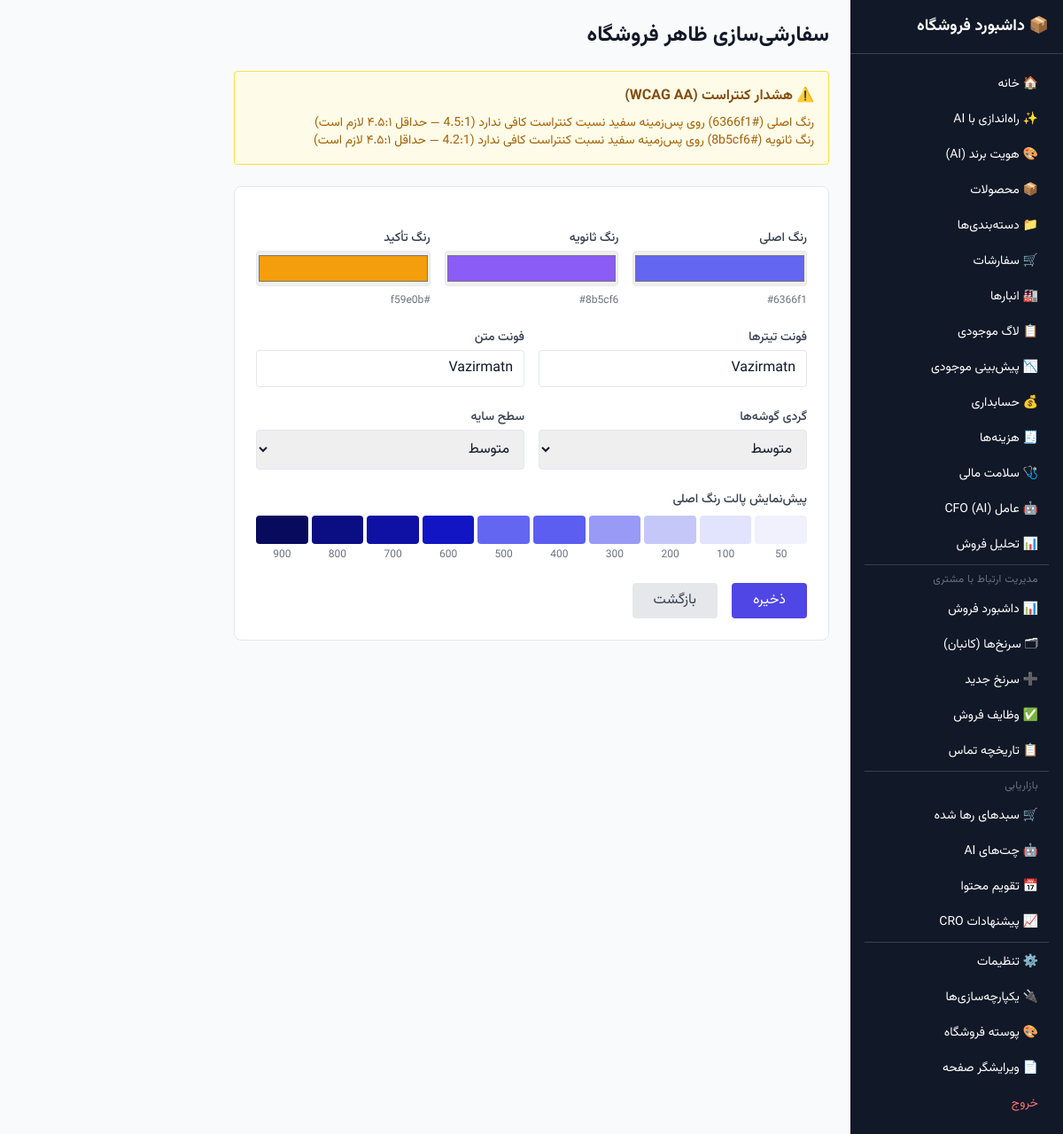
The page /dashboard/theme/customize/ (signed in) on the database its author committed.
### core/models.py (models this page shows, shortened)
class StoreTheme(models.Model):
    class RadiusScale(models.TextChoices):
        NONE = "none", "بدون گردی"
        SM = "sm", "کم"
        MD = "md", "متوسط"
        LG = "lg", "زیاد"
        XL = "xl", "خیلی زیاد"
        FULL = "full", "کامل"
    class ShadowLevel(models.TextChoices):
        NONE = "none", "بدون سایه"
        SM = "sm", "سبک"
        MD = "md", "متوسط"
        LG = "lg", "سنگین"
        XL = "xl", "خیلی سنگین"
    store = models.OneToOneField(Store, on_delete=models.CASCADE, related_name="theme")
    theme_preset = models.ForeignKey(
        "ThemePreset", on_delete=models.SET_NULL, null=True, blank=True, related_name="stores"
    )
    primary_color = models.CharField(max_length=7, default="#6366f1")
    secondary_color = models.CharField(max_length=7, default="#8b5cf6")
    accent_color = models.CharField(max_length=7, default="#f59e0b")
    heading_font = models.CharField(max_length=100, default="Vazirmatn", help_text="فونت تیترها")
    body_font = models.CharField(max_length=100, default="Vazirmatn", help_text="فونت متن")
    radius_scale = models.CharField(max_length=10, choices=RadiusScale.choices, default=RadiusScale.MD)
    shadow_level = models.CharField(max_length=10, choices=ShadowLevel.choices, default=ShadowLevel.MD)
    custom_css = models.TextField(blank=True, default="", help_text="CSS سفارشی (حداکثر ۵۰ کیلوبایت)")
    version = models.PositiveIntegerField(default=1)
    created_at = models.DateTimeField(auto_now_add=True)
    updated_at = models.DateTimeField(auto_now=True)
    class Meta:
        db_table = "store_themes"

### dashboard/views.py (the view, shortened to what this page needs)
# urls.py: path("theme/customize/", views.ThemeCustomizeView.as_view(), name="theme-customize"),
class ThemeCustomizeView(StoreAccessMixin, TemplateView):
    template_name = "dashboard/theme_customize.html"
    def get_context_data(self, **kwargs):
        ctx = super().get_context_data(**kwargs)
        theme, _ = StoreTheme.objects.get_or_create(store=self.request.current_store)
        ctx["theme"] = theme
        ctx["radius_choices"] = StoreTheme.RadiusScale.choices
        ctx["shadow_choices"] = StoreTheme.ShadowLevel.choices
        ctx["primary_scale"] = generate_color_scale(theme.primary_color)
        ctx["contrast_warnings"] = validate_contrast(theme)
        return ctx

### core/context_processors.py (called while the page is built)
def platform_settings(request):
    try:
        ps = PlatformSettings.load()
    except Exception:
        ps = None
    return {"platform_settings": ps}

### core/models.py (called while the page is built)
    @classmethod
    def load(cls):
        obj, _ = cls.objects.get_or_create(pk=1)
        return obj

### core/theme_service.py (called while the page is built)
def _hex_to_hsl(hex_color):
    hex_color = hex_color.lstrip("#")
    r = int(hex_color[0:2], 16) / 255.0
    g = int(hex_color[2:4], 16) / 255.0
    b = int(hex_color[4:6], 16) / 255.0
    h, l, s = colorsys.rgb_to_hls(r, g, b)
    return h, s, l

def _hsl_to_hex(h, s, l):
    l = max(0.0, min(1.0, l))
    s = max(0.0, min(1.0, s))
    r, g, b = colorsys.hls_to_rgb(h, l, s)
    return "#{:02x}{:02x}{:02x}".format(int(r * 255), int(g * 255), int(b * 255))

def generate_color_scale(hex_color):
    h, s, l = _hex_to_hsl(hex_color)
    scale = {}
    for step, target_l in SCALE_LIGHTNESS.items():
        if target_l is None:
            scale[step] = hex_color.lower()
        else:
            scale[step] = _hsl_to_hex(h, s, target_l)
    return scale

def _relative_luminance(hex_color):
    hex_color = hex_color.lstrip("#")
    vals = []
    for i in (0, 2, 4):
        c = int(hex_color[i:i+2], 16) / 255.0
        vals.append(c / 12.92 if c <= 0.03928 else ((c + 0.055) / 1.055) ** 2.4)
    r, g, b = vals
    return 0.2126 * r + 0.7152 * g + 0.0722 * b

def contrast_ratio(hex1, hex2):
    l1 = _relative_luminance(hex1)
    l2 = _relative_luminance(hex2)
    lighter = max(l1, l2)
    darker = min(l1, l2)
    return (lighter + 0.05) / (darker + 0.05)

def validate_contrast(theme):
    warnings = []
    white = "#ffffff"
    ratio_primary = contrast_ratio(theme.primary_color, white)
    if ratio_primary < 4.5:
        warnings.append(
            f"رنگ اصلی ({theme.primary_color}) روی پس‌زمینه سفید نسبت کنتراست کافی ندارد "
            f"({ratio_primary:.1f}:1 — حداقل ۴.۵:۱ لازم است)"
        )
    ratio_secondary = contrast_ratio(theme.secondary_color, white)
    if ratio_secondary < 4.5:
        warnings.append(
            f"رنگ ثانویه ({theme.secondary_color}) روی پس‌زمینه سفید نسبت کنتراست کافی ندارد "
            f"({ratio_secondary:.1f}:1 — حداقل ۴.۵:۱ لازم است)"
        )
    return warnings

### dashboard/views.py (called while the page is built)
    def dispatch(self, request, *args, **kwargs):
        store = self.get_current_store(request)
        if not store:
            return redirect("dashboard:home")
        request.current_store = store
        return super().dispatch(request, *args, **kwargs)

### templates/dashboard/theme_customize.html (shortened to what this page needs)
{% extends "dashboard/base.html" %}
{% block content %}
<div class="max-w-2xl">
    <h2 class="text-2xl font-bold mb-6">سفارشی‌سازی ظاهر فروشگاه</h2>
    {% if contrast_warnings %}
    <div class="bg-yellow-50 border border-yellow-300 rounded p-4 mb-6">
        <p class="font-semibold text-yellow-800 mb-2">⚠️ هشدار کنتراست (WCAG AA)</p>
        {% for w in contrast_warnings %}
        <p class="text-yellow-700 text-sm">{{ w }}</p>
        {% endfor %}
    </div>
    {% endif %}
    <form method="post" class="bg-white rounded-lg border p-6 space-y-6">
        <div class="grid grid-cols-1 md:grid-cols-3 gap-4">
            <div>
                <label class="block text-sm font-medium text-gray-700 mb-1">رنگ اصلی</label>
                <input type="color" name="primary_color" value="{{ theme.primary_color }}" class="w-full h-10 rounded border cursor-pointer">
                <p class="text-xs text-gray-500 mt-1">{{ theme.primary_color }}</p>
            </div>
            <div>
                <label class="block text-sm font-medium text-gray-700 mb-1">رنگ ثانویه</label>
                <input type="color" name="secondary_color" value="{{ theme.secondary_color }}" class="w-full h-10 rounded border cursor-pointer">
                <p class="text-xs text-gray-500 mt-1">{{ theme.secondary_color }}</p>
            </div>
            <div>
                <label class="block text-sm font-medium text-gray-700 mb-1">رنگ تأکید</label>
                <input type="color" name="accent_color" value="{{ theme.accent_color }}" class="w-full h-10 rounded border cursor-pointer">
                <p class="text-xs text-gray-500 mt-1">{{ theme.accent_color }}</p>
            </div>
        </div>
        <div class="grid grid-cols-1 md:grid-cols-2 gap-4">
            <div>
                <label class="block text-sm font-medium text-gray-700 mb-1">فونت تیترها</label>
                <input type="text" name="heading_font" value="{{ theme.heading_font }}" class="w-full border rounded px-3 py-2">
            </div>
            <div>
                <label class="block text-sm font-medium text-gray-700 mb-1">فونت متن</label>
                <input type="text" name="body_font" value="{{ theme.body_font }}" class="w-full border rounded px-3 py-2">
            </div>
        </div>
        <div class="grid grid-cols-1 md:grid-cols-2 gap-4">
            <div>
                <label class="block text-sm font-medium text-gray-700 mb-1">گردی گوشه‌ها</label>
                <select name="radius_scale" class="w-full border rounded px-3 py-2">
                    {% for val, label in radius_choices %}
                    <option value="{{ val }}" {% if theme.radius_scale == val %}selected{% endif %}>{{ label }}</option>
                    {% endfor %}
                </select>
            </div>
            <div>
                <label class="block text-sm font-medium text-gray-700 mb-1">سطح سایه</label>
                <select name="shadow_level" class="w-full border rounded px-3 py-2">
                    {% for val, label in shadow_choices %}
                    <option value="{{ val }}" {% if theme.shadow_level == val %}selected{% endif %}>{{ label }}</option>
                    {% endfor %}
                </select>
            </div>
        </div>
        <div>
            <p class="text-sm font-medium text-gray-700 mb-2">پیش‌نمایش پالت رنگ اصلی</p>
            <div class="flex gap-1">
                {% for step, color in primary_scale.items %}
                <div class="flex-1 text-center">
                    <div class="h-8 rounded" style="background-color: {{ color }}"></div>
                    <p class="text-xs mt-1 text-gray-500">{{ step }}</p>
                </div>
                {% endfor %}
            </div>
        </div>
        <div class="flex gap-4">
            <button type="submit" class="bg-indigo-600 text-white px-6 py-2 rounded hover:bg-indigo-700">ذخیره</button>
            <a href="{% url 'dashboard:theme-select' %}" class="bg-gray-200 text-gray-700 px-6 py-2 rounded hover:bg-gray-300">بازگشت</a>
        </div>
    </form>
</div>
{% endblock %}

### templates/base.html (style rules this page uses)
body { font-family: 'Vazirmatn', Tahoma, sans-serif; }
[dir="rtl"] { direction: rtl; text-align: right; }

### rows shown on the page
StoreTheme: primary_color "#6366f1", secondary_color "#8b5cf6", accent_color "#f59e0b", heading_font "Vazirmatn", body_font "Vazirmatn", radius_scale "متوسط", shadow_level "متوسط"

### other values the page prints
{{ w }} "رنگ اصلی (#6366f1) روی پس‌زمینه سفید نسبت کنتراست کافی ندارد (4.5:1 — حداقل ۴.۵:۱ لازم است)" "رنگ ثانویه (#8b5cf6) روی پس‌زمینه سفید نسبت کنتراست کافی ندارد (4.2:1 — حداقل ۴.۵:۱ لازم است)"
{{ step }} "50" "100" "200" "300" "400" "500" "600" "700" "800" "900"
